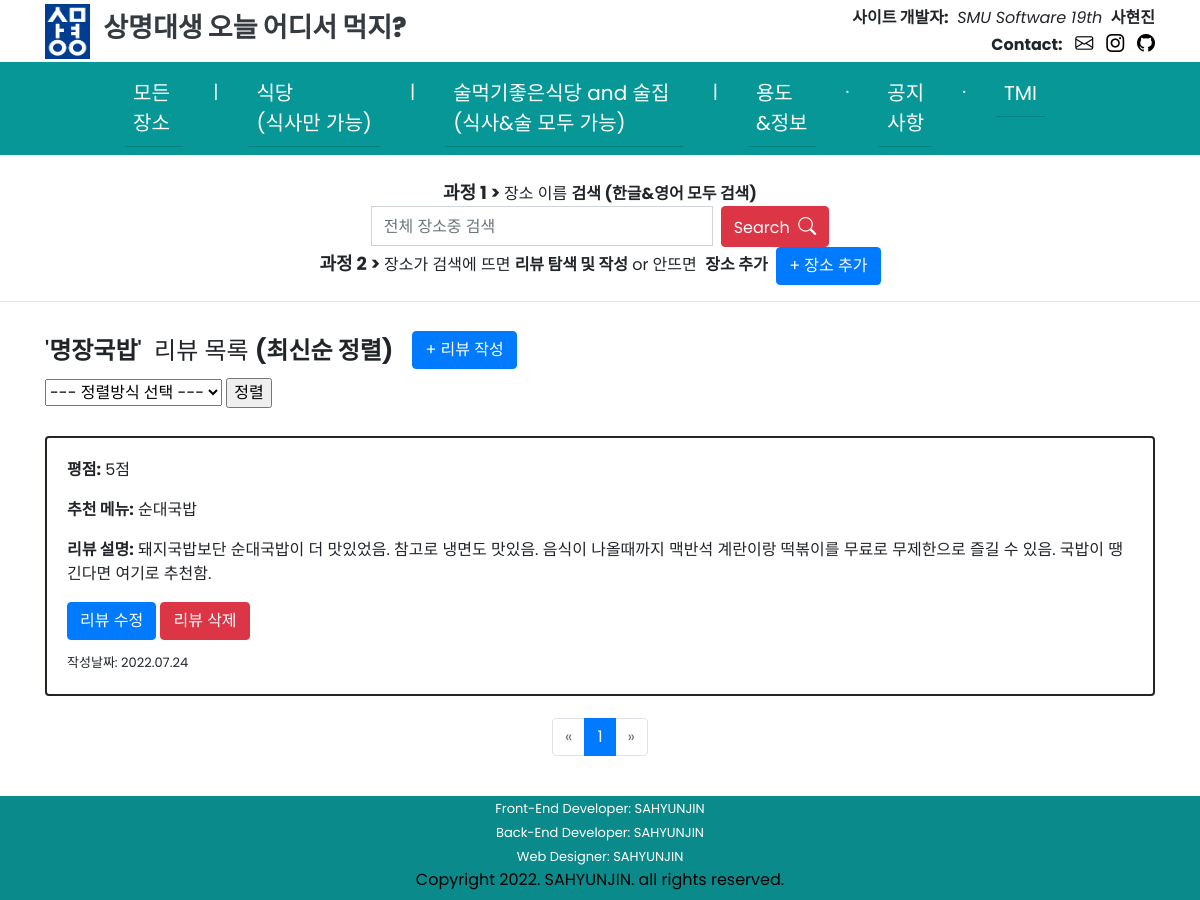
/SMUeat/place/101/review/list/recent/, run on the app's committed database.
### SMUeat/models.py (models this page shows)
class Place(models.Model):
    name = models.CharField(max_length=30)
    PLACE_CATEGORY_CHOICES = (
    ('식당', '식당'),
    ('술먹기좋은식당 and 술집', '술먹기좋은식당 and 술집'),
    )
    category = models.CharField(max_length=40, choices=PLACE_CATEGORY_CHOICES)
    created_at = models.DateTimeField(auto_now_add=True)
    updated_at = models.DateTimeField(auto_now=True)

class Review(models.Model):
    point = models.IntegerField()
    menu = models.CharField(max_length=30)
    comment = models.TextField()
    password = models.CharField(max_length=20, default=None)
    place = models.ForeignKey(Place, on_delete=models.CASCADE)
    created_at = models.DateTimeField(auto_now_add=True)
    updated_at = models.DateTimeField(auto_now=True)

### SMUeat/views.py (the view, shortened to what this page needs)
# urls.py: path('place/<int:place_id>/review/list/<str:sorting_name>/', views.review_sorting, name='review-sorting'),
def review_sorting(request, place_id, sorting_name):
    get_place = Place.objects.get(pk=place_id)
    if (sorting_name == "recent"):
        reviews = Review.objects.filter(place=get_place).all().select_related().order_by('-created_at')  # 최신순 정렬
        paginator = Paginator(reviews, 8)
        page = request.GET.get('page')
        page_reviews = paginator.get_page(page)
        render_num = reviews.count()
        context = {
            'place': get_place,
            'reviews': page_reviews,
            'sort': '최신순 정렬',
            'render_num': render_num
        }
    return render(request, 'SMUeat/review_list.html', context)

### SMUeat/templates/SMUeat/review_list.html (shortened to what this page needs)
{% extends 'SMUeat/base.html' %}
{% load static %}
{% block content %}
<div class="container">
    <h4 style="display:inline">
    {% if place.name is none %}
        '<strong>장소 전체</strong>'
        &nbsp;리뷰 목록&nbsp;<span class="space5"><br></span><strong>({{ sort }})</strong>
    </h4>
    <div style="line-height: 165%;"><br></div>
    {% else %}
        '<strong>{{ place.name }}</strong>'
        &nbsp;리뷰 목록&nbsp;<span class="space5"><br></span><strong>({{ sort }})</strong>
    </h4>&nbsp;&nbsp;
    <button type="button" class="btn btn-primary" style="margin-bottom: 9px;" onclick="location.href='/SMUeat/place/{{place.id}}/review/create/'">+ 리뷰 작성</button>
    <br>
    <form>
        <select id = "sort_select" name = "sort" size="1">
            <option>--- 정렬방식 선택 ---</option>
        </select>
        <input type="button" value="정렬" onclick="sorting();">
    </form>
    <div style="line-height: 180%;"><br></div>
    {% endif %}
    {% for review in reviews %}
    <div class="row">
        <div class="col-sm-12">
            <div class="card" style="border:solid 2px">
                <div class="card-body">
                    <p class="card-text"><strong>평점:</strong> {{ review.point }}점</p>
                    <p class="card-text"><strong>추천 메뉴:</strong> {{ review.menu }}</p>
                    <p class="card-text"><strong>리뷰 설명:</strong> {{ review.comment }}</p>
                    <button type="button" class="btn btn-primary" onclick="location.href='/SMUeat/place/{{place.id}}/review/{{review.id}}/update/'">리뷰 수정</button>
                    <button type="button" class="btn btn-danger" onclick="location.href='/SMUeat/place/{{place.id}}/review/{{review.id}}/delete/'">리뷰 삭제</button>
                    <div style="line-height: 60%;"><br></div>
                    <span style="font-size: small;">작성날짜: {{ review.created_at | date:'Y.m.d' }}</span>
                </div>
            </div>
        </div>
    </div>
    <div style="line-height: 70%;"><br></div>
    {% endfor %}
    <div style="line-height: 70%;"><br></div>
    <nav aria-label="show page">
        <ul class="pagination justify-content-center">
            {% if reviews.has_previous %}
            <li class="page-item">
                <span><a class="page-link" href="?page=1">&laquo; ···</a></span>
            {% else %}
            <li class="page-item disabled">
                <span class="page-link">&laquo;</span>
            {% endif %}
            </li>
            <li class="page-item active" aria-current="page">
                <span class="page-link">{{ reviews.number }}</span>
            </li>
            {% if reviews.has_next %}
            <li class="page-item">
                <span><a class="page-link" href="?page={{ reviews.paginator.num_pages }}">··· &raquo;</a></span>
            {% else %}
            <li class="page-item disabled">
                <span class="page-link">&raquo;</span>
            {% endif %}
            </li>
        </ul>
    </nav>
</div>
{% endblock %}

### SMUeat/templates/SMUeat/base.html (style rules this page uses)
body { padding: 0; margin: 0; overflow-x: hidden; font-family: 'Poppins', sans-serif; }

### data on the page
Place: name "명장국밥"
Review: point "5", menu "순대국밥", comment "돼지국밥보단 순대국밥이 더 맛있었음. 참고로 냉면도 맛있음. 음식이 나올때까지 맥반석 계란이랑 떡볶이를 무료로 무제한으로 즐길 수 있음. 국밥이 땡긴다면 여기로 추천함.", created_at "2022.07.24"

### other printed values
{{ sort }} "최신순 정렬"
{{ reviews.number }} "1"
